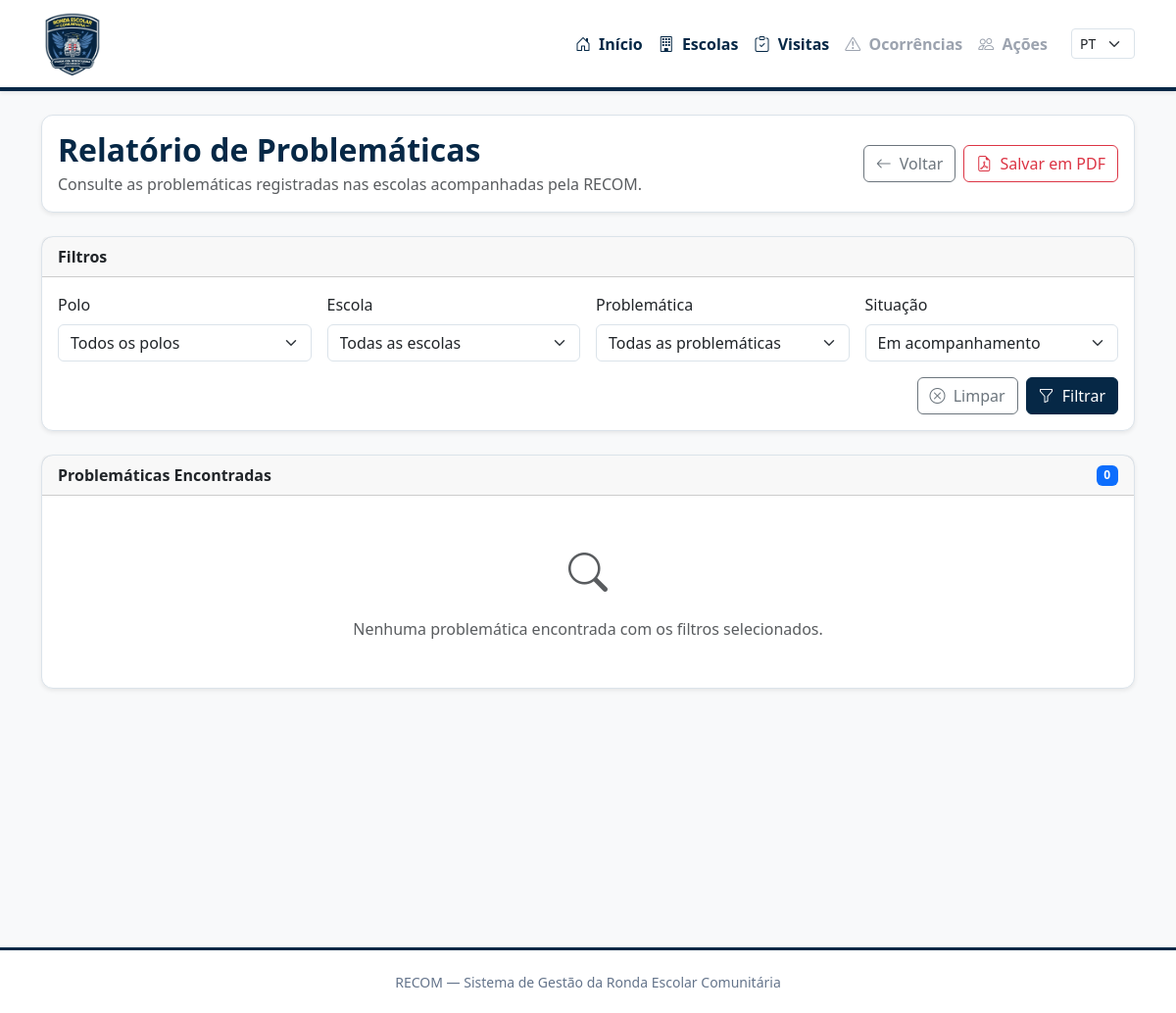
Page /relatorios/problematicas/?situacao=EM_ACOMPANHAMENTO on the earlier database version.
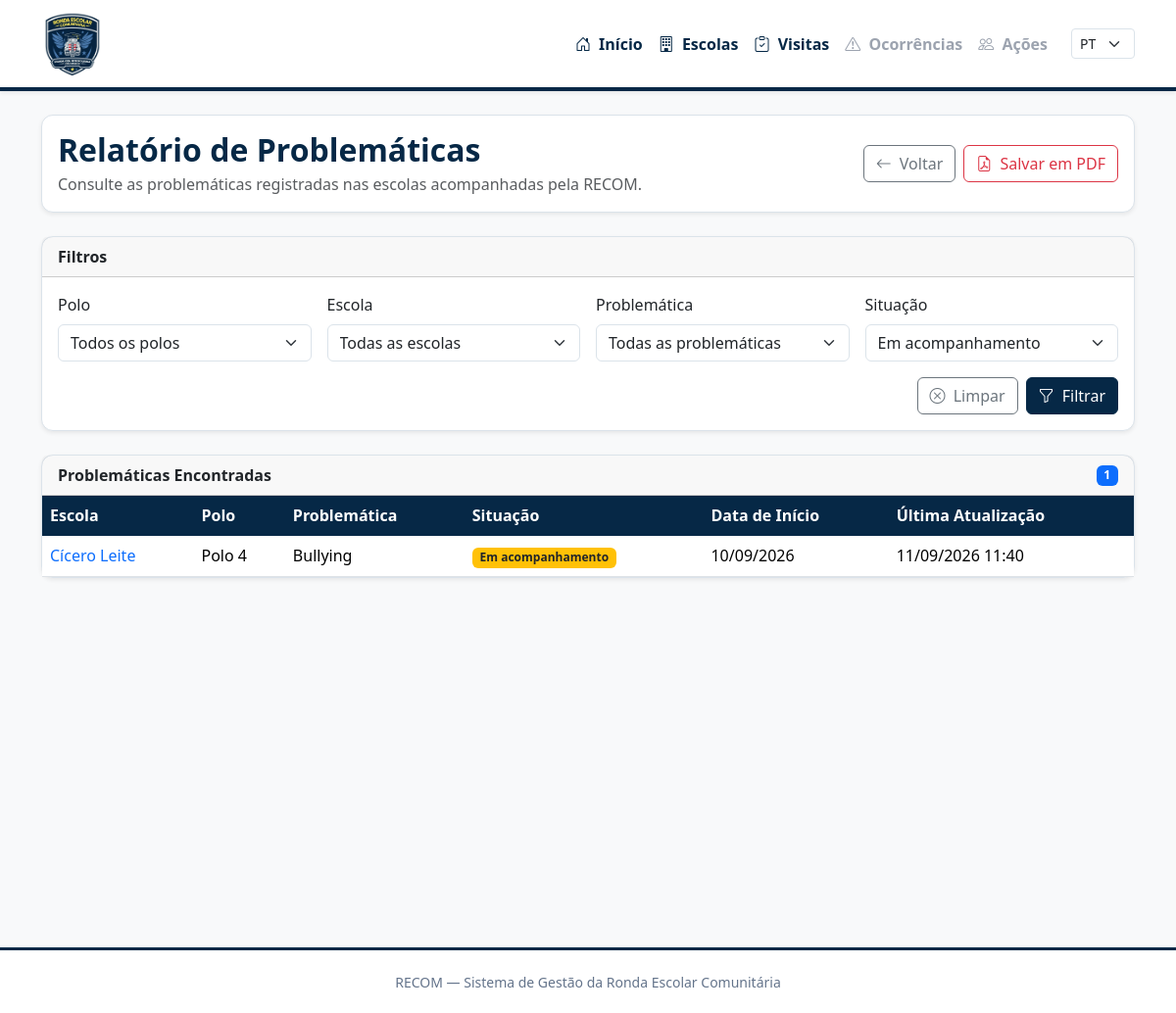
Same page on the later database version.
### escolas/models.py (models this page shows, shortened)
class EscolaProblematica(models.Model):
    SITUACAO_CHOICES = [
        ("ATIVA", "Ativa"),
        ("EM_ACOMPANHAMENTO", "Em acompanhamento"),
        ("RESOLVIDA", "Resolvida"),
    ]
    escola = models.ForeignKey(
        Escola,
        on_delete=models.CASCADE,
        related_name="problematicas"
    )
    tipo_problematica = models.ForeignKey(
        TipoProblematica,
        on_delete=models.PROTECT,
        related_name="escolas"
    )
    data_registro = models.DateField(
        auto_now_add=True
    )
    situacao = models.CharField(
        max_length=20,
        choices=SITUACAO_CHOICES,
        default="ATIVA"
    )
    observacoes = models.TextField(
        blank=True
    )
    criado_em = models.DateTimeField(
        auto_now_add=True
    )
    atualizado_em = models.DateTimeField(
        auto_now=True
    )
    class Meta:
        ordering = ["escola", "tipo_problematica"]
        verbose_name = "Problemática da escola"
        verbose_name_plural = "Problemáticas das escolas"
        constraints = [
            models.UniqueConstraint(
                fields=["escola", "tipo_problematica"],
                name="unique_escola_tipo_problematica"
            )
        ]

class Escola(models.Model):
    POLO_CHOICES = [
        (1, "Polo 1"),
        (2, "Polo 2"),
        (3, "Polo 3"),
        (4, "Polo 4"),
        (5, "Polo 5"),
        (6, "Polo 6"),
        (7, "Polo 7"),
        (8, "Polo 8"),
        (9, "Polo 9"),
    ]
    nome = models.CharField(
        max_length=200,
        unique=True
    )
    polo = models.PositiveSmallIntegerField(
        choices=POLO_CHOICES
    )
    endereco = models.CharField(
        max_length=300
    )
    bairro = models.CharField(
    max_length=120,
    blank=True
    )
    gestor = models.CharField(
        max_length=150,
        blank=True
    )
    telefone = models.CharField(
        max_length=100,
        blank=True
    )
    monitoramento = models.BooleanField(
        default=False
    )
    botao_panico = models.BooleanField(
        default=False
    )
    quantidade_alunos = models.PositiveIntegerField(
        default=0
    )
    quantidade_alunos_pcd = models.PositiveIntegerField(
        default=0
    )
    modalidade = models.CharField(
        max_length=200,
        blank=True
    )
    observacoes = models.TextField(
        blank=True
    )
    ativa = models.BooleanField(
        default=True
    )
    data_inativacao = models.DateTimeField(
        blank=True,
        null=True
    )
    inativada_por = models.ForeignKey(
        User,
        on_delete=models.SET_NULL,
        blank=True,
        null=True,
        related_name="escolas_inativadas"
    )
    criado_em = models.DateTimeField(
        auto_now_add=True
    )
    atualizado_em = models.DateTimeField(
        auto_now=True
    )

class TipoProblematica(models.Model):
    nome = models.CharField(
        max_length=150,
        unique=True
    )
    descricao = models.TextField(
        blank=True
    )
    ativa = models.BooleanField(
        default=True
    )
    criado_em = models.DateTimeField(
        auto_now_add=True
    )
    atualizado_em = models.DateTimeField(
        auto_now=True
    )
    class Meta:
        ordering = ["nome"]
        verbose_name = "Tipo de problemática"
        verbose_name_plural = "Tipos de problemáticas"

### core/views.py (the view)
def relatorio_problematicas(request):
    problematicas = (
        EscolaProblematica.objects
        .select_related(
            "escola",
            "tipo_problematica"
        )
        .all()
        .order_by(
            "escola__nome",
            "tipo_problematica__nome"
        )
    )
    polo = request.GET.get(
        "polo",
        ""
    ).strip()
    escola_id = request.GET.get(
        "escola",
        ""
    ).strip()
    tipo_id = request.GET.get(
        "tipo",
        ""
    ).strip()
    situacao = request.GET.get(
        "situacao",
        ""
    ).strip()
    if polo:
        problematicas = problematicas.filter(
            escola__polo=polo
        )
    if escola_id:
        problematicas = problematicas.filter(
            escola_id=escola_id
        )
    if tipo_id:
        problematicas = problematicas.filter(
            tipo_problematica_id=tipo_id
        )
    if situacao:
        problematicas = problematicas.filter(
            situacao=situacao
        )
    total_problematicas = problematicas.count()
    paginator = Paginator(
        problematicas,
        10
    )
    numero_pagina = request.GET.get(
        "page"
    )
    page_obj = paginator.get_page(
        numero_pagina
    )
    escolas = Escola.objects.filter(
        ativa=True
    )
    if polo:
        escolas = escolas.filter(
            polo=polo
        )
    escolas = escolas.order_by(
        "nome"
    )
    tipos_problematicas = (
        TipoProblematica.objects
        .filter(
            ativa=True
        )
        .annotate(
            ordem_outras=Case(
                When(
                    nome__iexact="Outras",
                    then=Value(1)
                ),
                default=Value(0),
                output_field=IntegerField()
            )
        )
        .order_by(
            "ordem_outras",
            "nome"
        )
    )
    contexto = {
        "page_obj": page_obj,
        "total_problematicas": total_problematicas,
        "polos": Escola.POLO_CHOICES,
        "escolas": escolas,
        "tipos_problematicas": tipos_problematicas,
        "situacoes": EscolaProblematica.SITUACAO_CHOICES,
        "polo_selecionado": polo,
        "escola_selecionada": escola_id,
        "tipo_selecionado": tipo_id,
        "situacao_selecionada": situacao,
    }
    return render(
        request,
        "relatorio/problematicas.html",
        contexto
    )

### templates/relatorio/problematicas.html (shortened to what the changed rows need)
{% extends "base.html" %}
{% block content %}
<div class="container mt-4 mb-5">
    <div class="card shadow-sm mb-4 no-print">
        <div class="card-body">
            <div
                class="d-flex flex-wrap
                       justify-content-between
                       align-items-center
                       gap-3"
            >
                <div>
                    <h2 class="mb-1">
                        Relatório de Problemáticas
                    </h2>
                </div>
            </div>
        </div>
    </div>
    <div class="card shadow-sm">
        <div
            class="card-header
                   d-flex
                   justify-content-between
                   align-items-center"
        >
            <strong>
                Problemáticas Encontradas
            </strong>
            <span class="badge bg-primary">
                {{ total_problematicas }}
            </span>
        </div>
        <div class="card-body p-0">
            {% if page_obj.object_list %}
                <div class="table-responsive">
                    <table
                        class="table
                               table-hover
                               align-middle
                               mb-0"
                    >
                        <thead>
                            <tr>
                                <th>
                                    Escola
                                </th>
                                <th>
                                    Polo
                                </th>
                                <th>
                                    Problemática
                                </th>
                                <th>
                                    Situação
                                </th>
                                <th>
                                    Data de Início
                                </th>
                                <th>
                                    Última Atualização
                                </th>
                            </tr>
                        </thead>
                        <tbody>
                            {% for problematica in page_obj %}
                                <tr>
                                    <td>
                                        <a
                                            href="{% url 'escolas:detalhe_escola' problematica.escola.pk %}"
                                            class="text-decoration-none"
                                        >
                                            {{ problematica.escola.nome }}
                                        </a>
                                    </td>
                                    <td class="text-nowrap">
                                        Polo {{ problematica.escola.polo }}
                                    </td>
                                    <td>
                                        {{ problematica.tipo_problematica.nome }}
                                    </td>
                                    <td>
                                        {% if problematica.situacao == "ATIVA" %}
                                            <span class="badge bg-danger">
                                                Ativa
                                            </span>
                                        {% elif problematica.situacao == "EM_ACOMPANHAMENTO" %}
                                            <span class="badge bg-warning text-dark">
                                                Em acompanhamento
                                            </span>
                                        {% elif problematica.situacao == "RESOLVIDA" %}
                                            <span class="badge bg-success">
                                                Resolvida
                                            </span>
                                        {% else %}
                                            {{ problematica.get_situacao_display }}
                                        {% endif %}
                                    </td>
                                    <td class="text-nowrap">
                                        {{ problematica.data_registro|date:"d/m/Y" }}
                                    </td>
                                    <td class="text-nowrap">
                                        {{ problematica.atualizado_em|date:"d/m/Y H:i" }}
                                    </td>
                                </tr>
                            {% endfor %}
                        </tbody>
                    </table>
                </div>
            {% else %}
                <div class="text-center py-5">
                    <i class="bi bi-search fs-1 text-muted"></i>
                    <p class="text-muted mt-3 mb-0">
                        Nenhuma problemática encontrada
                        com os filtros selecionados.
                    </p>
                </div>
            {% endif %}
        </div>
    </div>
</div>
{% endblock %}

Differences in the rows shown:
now on this page (row edited): EscolaProblematica: escola.nome "Cícero Leite", escola.polo "4", tipo_problematica.nome "Bullying", shows "Em acompanhamento", data_registro "10/09/2026", atualizado_em "11/09/2026 11:40"
Other differences:
{{ total_problematicas }}: "0" → "1"
text no longer shown: "Nenhuma problemática encontrada com os filtros selecionados."
text now shown: "Escola Polo Problemática Situação Data de Início Última Atualização"
